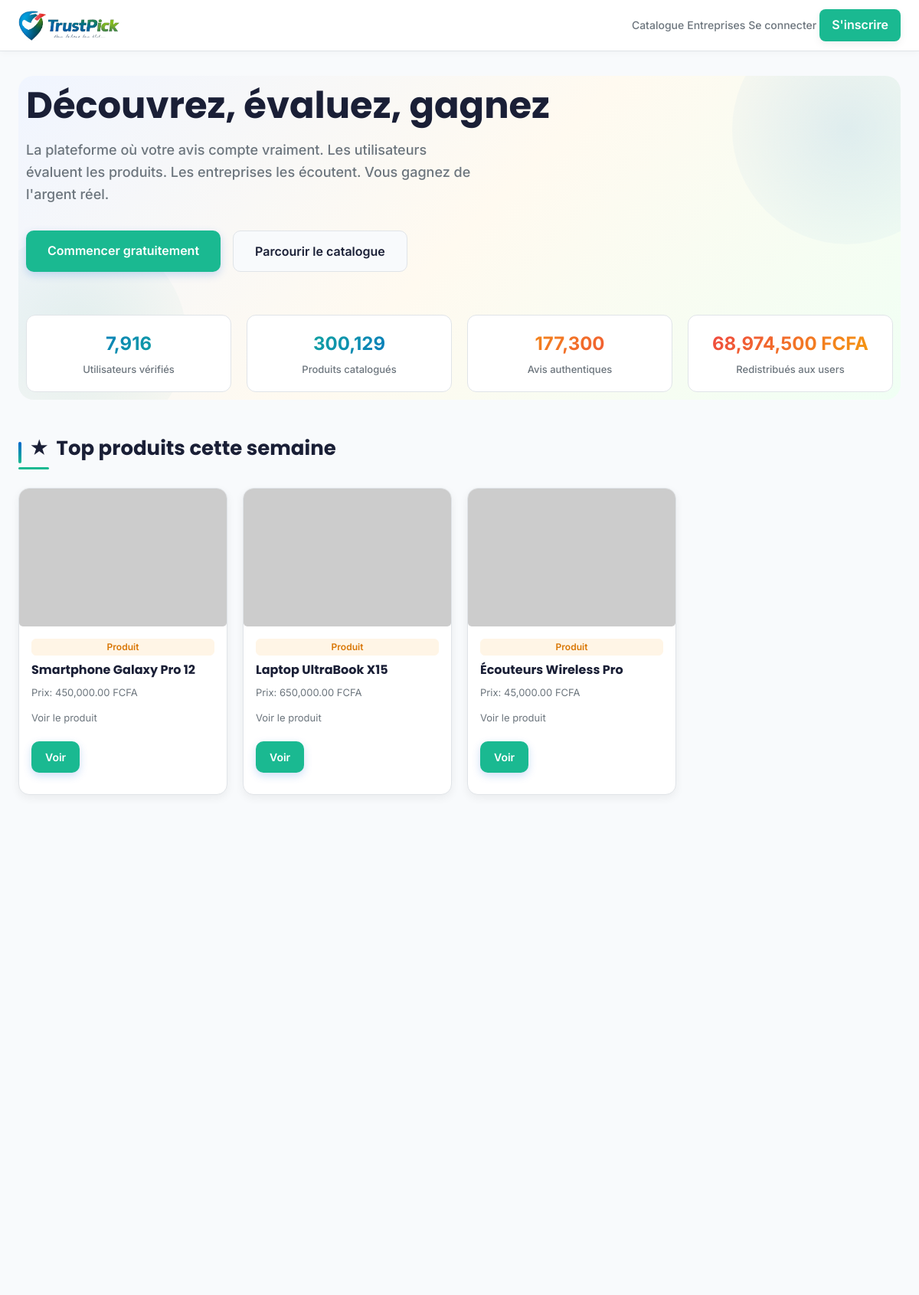
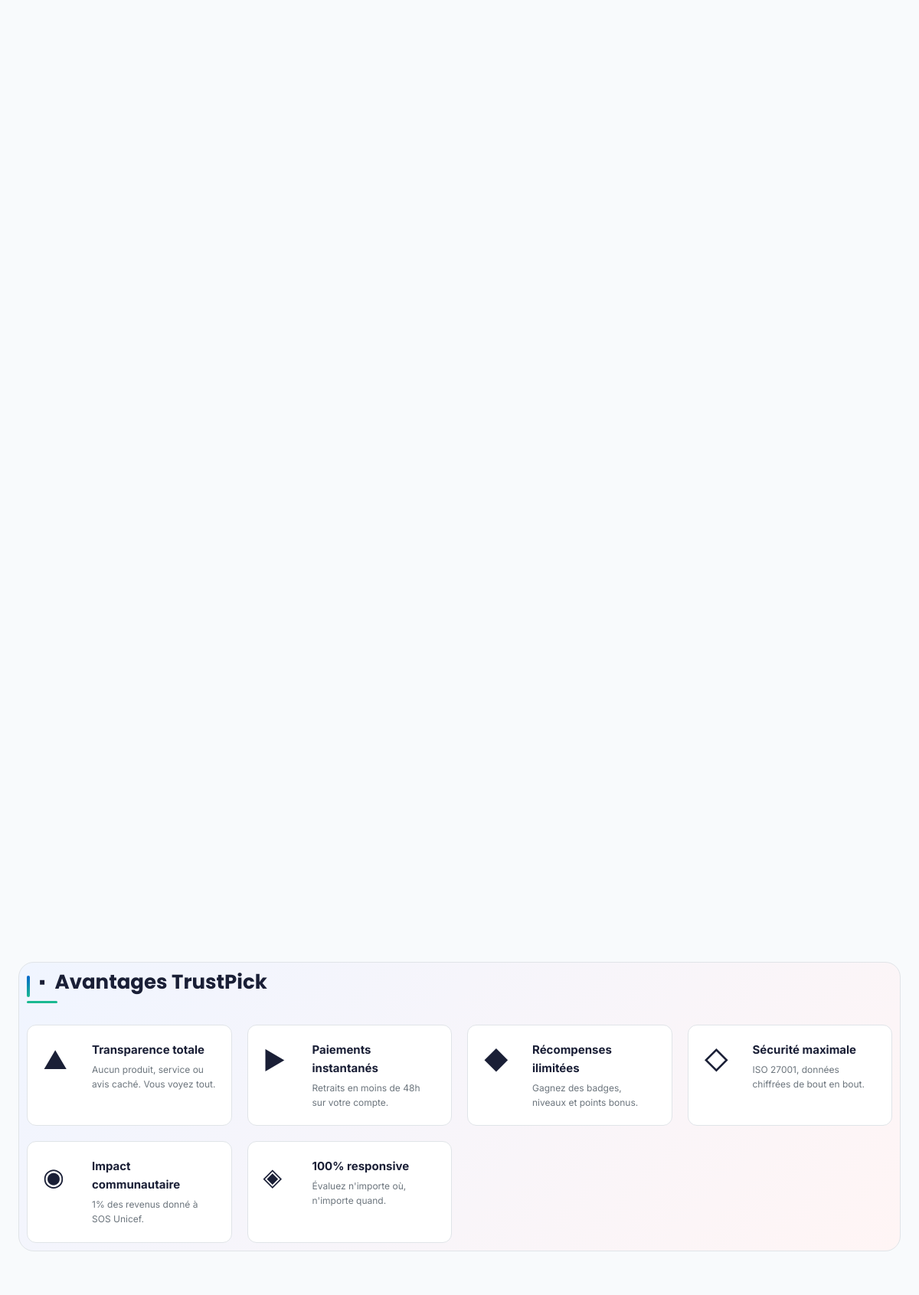
The page /public/index.php (upper part) on the database its author committed (2 pictures, top to bottom).
### tables this page shows
CREATE TABLE products (
  id INT AUTO_INCREMENT PRIMARY KEY,
  company_id INT NOT NULL,
  category_id INT DEFAULT NULL,
  title VARCHAR(250) NOT NULL,
  slug VARCHAR(270) NOT NULL,
  description TEXT,
  price DECIMAL(12,2) DEFAULT 0 COMMENT 'Prix en FCFA',
  image VARCHAR(255) DEFAULT NULL,
  is_auto_generated BOOLEAN DEFAULT FALSE COMMENT 'Généré automatiquement ou manuellement',
  is_active BOOLEAN DEFAULT TRUE,
  views_count INT DEFAULT 0,
  created_by INT DEFAULT NULL,
  created_at TIMESTAMP DEFAULT CURRENT_TIMESTAMP,
  updated_at TIMESTAMP DEFAULT CURRENT_TIMESTAMP ON UPDATE CURRENT_TIMESTAMP,
  
  FOREIGN KEY (company_id) REFERENCES companies(id) ON DELETE CASCADE,
  FOREIGN KEY (category_id) REFERENCES categories(id) ON DELETE SET NULL,
  FOREIGN KEY (created_by) REFERENCES users(id) ON DELETE SET NULL,
  INDEX idx_company (company_id),
  INDEX idx_category (category_id),
  INDEX idx_active (is_active),
  INDEX idx_auto_gen (is_auto_generated),
  UNIQUE KEY unique_slug_company (slug, company_id)
);

### includes/url.php (called while the page is built, shortened)
<?php
function url(string $path = ''): string
{
    if ($path === '') {
        return BASE_URL;
    }
    return rtrim(BASE_URL, '/') . '/' . ltrim($path, '/');
}

### includes/image_helper.php (called while the page is built, shortened)
<?php
function normalizeText($text)
{
    $text = mb_strtolower($text, 'UTF-8');
    $replacements = [
        'é' => 'e',
        'è' => 'e',
        'ê' => 'e',
        'ë' => 'e',
        'à' => 'a',
        'â' => 'a',
        'î' => 'i',
        'ï' => 'i',
        'ô' => 'o',
        'ù' => 'u',
        'ç' => 'c'
    ];
    $text = strtr($text, $replacements);
    $text = preg_replace('/[^a-z0-9 ]/', ' ', $text);
    return trim($text);
}
function getProductImage($product, $width = 400, $height = 300)
{
    $title = normalizeText($product['title'] ?? '');
    $map = [
        ['keys' => ['ecran', 'screen', 'monitor'], 'img' => 'https://images.unsplash.com/photo-1517336714731-489689fd1ca8'],
        ['keys' => ['casque', 'headphone'], 'img' => 'https://images.unsplash.com/photo-1580894908361-967195033215'],
        ['keys' => ['chargeur', 'charger'], 'img' => 'https://images.unsplash.com/photo-1583863788434-e58a36330cf0'],
        ['keys' => ['sac', 'backpack'], 'img' => 'https://images.unsplash.com/photo-1622560480654-d96214fdc887'],
        ['keys' => ['souris', 'mouse'], 'img' => 'https://images.unsplash.com/photo-1615663245857-ac93bb7c39e7'],
        ['keys' => ['clavier', 'keyboard'], 'img' => 'https://images.unsplash.com/photo-1587829741301-dc798b83add3'],
        ['keys' => ['webcam', 'camera'], 'img' => 'https://images.unsplash.com/photo-1587825140708-dfaf72ae4b04'],
        ['keys' => ['hub', 'usb'], 'img' => 'https://images.unsplash.com/photo-1612198188060-c7c2a3b66eae'],
    ];
    return getFallbackImage($width, $height);
}
function getFallbackImage($width = 400, $height = 300)
{
    return "https://dummyimage.com/{$width}x{$height}/e0e4e8/6c757d&text=Produit";
}

### views/home.php (the view, shortened to what this page needs)
<?php
require_once __DIR__ . '/../includes/db.php';
require_once __DIR__ . '/../includes/image_helper.php';
$userCount = $pdo->query('SELECT COUNT(*) FROM users')->fetchColumn();
$productCount = $pdo->query('SELECT COUNT(*) FROM products')->fetchColumn();
$reviewCount = $pdo->query('SELECT COUNT(*) FROM reviews')->fetchColumn();
$redistributed = $pdo->query('SELECT COALESCE(SUM(balance),0) FROM users')->fetchColumn();
$topProducts = $pdo->query('SELECT * FROM products ORDER BY created_at DESC LIMIT 4')->fetchAll();
?>
<main class="container">
  <section class="hero fade-up"
    style="background:linear-gradient(135deg,#f0f5ff 0%,#fffaf0 50%,#f0fff4 100%);border:none;border-radius:20px;position:relative;overflow:hidden;padding:10px">
    <div
      style="position:absolute;top:-80px;right:-80px;width:300px;height:300px;background:radial-gradient(circle,rgba(0,102,204,0.1),transparent);border-radius:50%;z-index:0">
    </div>
    <div style="position:relative;z-index:1">
      <h1 style="font-size:48px;margin-bottom:16px">Découvrez, évaluez, gagnez</h1>
      <p style="font-size:18px;color:#6c757d;margin-bottom:32px;max-width:600px">La plateforme où votre avis compte
        vraiment. Les utilisateurs évaluent les produits. Les entreprises les écoutent. Vous gagnez de l'argent réel.
      </p>
      <div style="display:flex;gap:16px;margin-top:32px">
        <a class="btn btn-animated ripple" style="padding:14px 28px;font-size:16px"
          href="<?= url('index.php?page=register') ?>">Commencer gratuitement</a>
        <a class="btn btn-secondary btn-animated ripple" style="padding:14px 28px;font-size:16px"
          href="<?= url('index.php?page=catalog') ?>">Parcourir le catalogue</a>
      </div>
    </div>
    <div class="hero-stats" style="margin-top:56px;position:relative;z-index:1">
      <div class="stat-box glow">
        <strong
          style="background:linear-gradient(135deg,#0066cc,#1ab991);-webkit-background-clip:text;-webkit-text-fill-color:transparent;background-clip:text"><?= number_format($userCount * 1979) ?></strong>
        <p>Utilisateurs vérifiés</p>
      </div>
      <div class="stat-box glow">
        <strong
          style="background:linear-gradient(135deg,#1ab991,#0066cc);-webkit-background-clip:text;-webkit-text-fill-color:transparent;background-clip:text"><?= number_format($productCount * 100043) ?></strong>
        <p>Produits catalogués</p>
      </div>
      <div class="stat-box glow">
        <strong
          style="background:linear-gradient(135deg,#f59e0b,#ef4444);-webkit-background-clip:text;-webkit-text-fill-color:transparent;background-clip:text"><?= number_format($reviewCount * 19700) ?></strong>
        <p>Avis authentiques</p>
      </div>
      <div class="stat-box glow">
        <strong
          style="background:linear-gradient(135deg,#ef4444,#f59e0b);-webkit-background-clip:text;-webkit-text-fill-color:transparent;background-clip:text"><?= number_format($redistributed * 19707) ?>
          FCFA</strong>
        <p>Redistribués aux users</p>
      </div>
    </div>
  </section>
  <section class="top-products">
    <h2 style="display:flex;align-items:center;gap:12px"><span style="font-size:24px">★</span> Top produits cette
      semaine</h2>
    <div class="grid">
      <?php foreach ($topProducts as $p): ?>
        <article class="card card-dynamic fade-up">
          <img class="card-img" src="<?= htmlspecialchars(getProductImage($p)) ?>"
            alt="<?= htmlspecialchars($p['title']) ?>" onerror="this.src='<?= htmlspecialchars(getFallbackImage()) ?>'">
          <div class="card-body">
            <span class="badge" style="background:#fff5e6;color:#d97706;border-color:#fff5e6">Produit</span>
            <h3><?= htmlspecialchars($p['title']) ?></h3>
            <p style="color:#6c757d;font-size:13px">Prix: <?= number_format($p['price'], 2) ?> FCFA</p>
            <p class="meta">Voir le produit</p>
            <p style="margin-top:8px"><a class="btn btn-animated"
                href="<?= url('index.php?page=product&id=' . $p['id']) ?>">Voir</a>
            </p>
          </div>
        </article>
      <?php endforeach; ?>
    </div>
  </section>
  <section
    style="background:linear-gradient(135deg,#f0f5ff,#fff5f5);padding:10px;border-radius:20px;margin-bottom:48px;border:1px solid #e0e4e8">
    <h2 style="display:flex;align-items:center;gap:12px;margin-bottom:28px"><span style="font-size:24px">▪</span>
      Avantages TrustPick</h2>
    <div style="display:grid;grid-template-columns:repeat(auto-fit,minmax(260px,1fr));gap:20px">
      <div style="display:flex;gap:16px;padding:20px;background:white;border-radius:12px;border:1px solid #e0e4e8">
        <div style="font-size:32px;flex-shrink:0;width:48px">▲</div>
        <div>
          <strong style="display:block;font-size:15px">Transparence totale</strong>
          <p style="color:#6c757d;font-size:12px;margin:4px 0 0">Aucun produit, service ou avis caché. Vous voyez tout.
          </p>
        </div>
      </div>
      <div style="display:flex;gap:16px;padding:20px;background:white;border-radius:12px;border:1px solid #e0e4e8">
        <div style="font-size:32px;flex-shrink:0;width:48px">▶</div>
        <div>
          <strong style="display:block;font-size:15px">Paiements instantanés</strong>
          <p style="color:#6c757d;font-size:12px;margin:4px 0 0">Retraits en moins de 48h sur votre compte.</p>
        </div>
      </div>
      <div style="display:flex;gap:16px;padding:20px;background:white;border-radius:12px;border:1px solid #e0e4e8">
        <div style="font-size:32px;flex-shrink:0;width:48px">◆</div>
        <div>
          <strong style="display:block;font-size:15px">Récompenses ilimitées</strong>
          <p style="color:#6c757d;font-size:12px;margin:4px 0 0">Gagnez des badges, niveaux et points bonus.</p>
        </div>
      </div>
      <div style="display:flex;gap:16px;padding:20px;background:white;border-radius:12px;border:1px solid #e0e4e8">
        <div style="font-size:32px;flex-shrink:0;width:48px">◇</div>
        <div>
          <strong style="display:block;font-size:15px">Sécurité maximale</strong>
          <p style="color:#6c757d;font-size:12px;margin:4px 0 0">ISO 27001, données chiffrées de bout en bout.</p>
        </div>
      </div>
      <div style="display:flex;gap:16px;padding:20px;background:white;border-radius:12px;border:1px solid #e0e4e8">
        <div style="font-size:32px;flex-shrink:0;width:48px">◉</div>
        <div>
          <strong style="display:block;font-size:15px">Impact communautaire</strong>
          <p style="color:#6c757d;font-size:12px;margin:4px 0 0">1% des revenus donné à SOS Unicef.</p>
        </div>
      </div>
      <div style="display:flex;gap:16px;padding:20px;background:white;border-radius:12px;border:1px solid #e0e4e8">
        <div style="font-size:32px;flex-shrink:0;width:48px">◈</div>
        <div>
          <strong style="display:block;font-size:15px">100% responsive</strong>
          <p style="color:#6c757d;font-size:12px;margin:4px 0 0">Évaluez n'importe où, n'importe quand.</p>
        </div>
      </div>
    </div>
  </section>
</main>

### assets/css/ui-enhancements.css (style rules this page uses)
:root { --glass-bg: rgba(255, 255, 255, 0.66); --glass-border: rgba(255, 255, 255, 0.45); --muted-2: #9aa7b2; }
.btn-animated { position: relative; overflow: hidden; }
.btn-animated::after { content: ''; position: absolute; inset: 0; background: linear-gradient(120deg, rgba(255, 255, 255, 0.08), rgba(255, 255, 255, 0.02)); opacity: 0; transition: opacity 0.35s ease; }
.btn-animated.ripple { overflow: hidden; }
.card-dynamic { transition: transform 0.36s cubic-bezier(0.2, 0.9, 0.2, 1), box-shadow 0.36s; border-radius: 14px; }

### rows shown on the page
products: title "Smartphone Galaxy Pro 12", price "450,000.00"
products: title "Laptop UltraBook X15", price "650,000.00"
products: title "Écouteurs Wireless Pro", price "45,000.00"

### other values the page prints
$userCount * 1979 "7,916"
$productCount * 100043 "300,129"
$reviewCount * 19700 "177,300"
$redistributed * 19707 "68,974,500"
